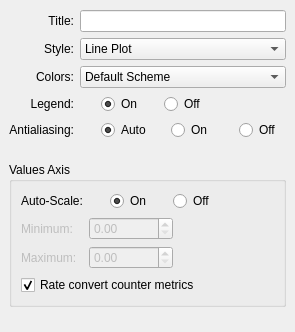
     <widget class="QWidget" name="Widget2" >
      <attribute name="title" >
       <string>Chart</string>
      </attribute>
      <layout class="QGridLayout" >
       <property name="margin" >
        <number>9</number>
       </property>
       <property name="spacing" >
        <number>6</number>
       </property>
       <item row="0" column="0" >
        <layout class="QVBoxLayout" >
         <property name="margin" >
          <number>0</number>
         </property>
         <property name="spacing" >
          <number>6</number>
         </property>
         <item>
          <spacer>
           <property name="orientation" >
            <enum>Qt::Vertical</enum>
           </property>
           <property name="sizeType" >
            <enum>QSizePolicy::Fixed</enum>
           </property>
           <property name="sizeHint" >
            <size>
             <width>20</width>
             <height>1</height>
            </size>
           </property>
          </spacer>
         </item>
         <item>
          <layout class="QGridLayout" >
           <property name="margin" >
            <number>0</number>
           </property>
           <property name="spacing" >
            <number>6</number>
           </property>
           <item row="2" column="1" >
            <widget class="QComboBox" name="colorSchemeComboBox" >
             <property name="whatsThis" >
              <string>Drop down llist of available color schemes.  The color scheme determines the initial color for each new plot added to a chart.</string>
             </property>
             <item>
              <property name="text" >
               <string>Default Scheme</string>
              </property>
             </item>
             <item>
              <property name="text" >
               <string>New Scheme...</string>
              </property>
             </item>
            </widget>
           </item>
           <item row="1" column="1" >
            <widget class="QComboBox" name="typeComboBox" >
             <property name="whatsThis" >
              <string>Drop down list of chart styles, specifying how the values in a chart should be displayed</string>
             </property>
             <item>
              <property name="text" >
               <string>Line Plot</string>
              </property>
             </item>
             <item>
              <property name="text" >
               <string>Bar Plot</string>
              </property>
             </item>
             <item>
              <property name="text" >
               <string>Stacked Bar</string>
              </property>
             </item>
             <item>
              <property name="text" >
               <string>Area Plot</string>
              </property>
             </item>
             <item>
              <property name="text" >
               <string>Utilization</string>
              </property>
             </item>
            </widget>
           </item>
           <item row="2" column="0" >
            <widget class="QLabel" name="colorSchemeLabel" >
             <property name="whatsThis" >
              <string>Drop down llist of available color schemes.  The color scheme determines the initial color for each new plot added to a chart.</string>
             </property>
             <property name="text" >
              <string>Colors:</string>
             </property>
             <property name="alignment" >
              <set>Qt::AlignRight|Qt::AlignTrailing|Qt::AlignVCenter</set>
             </property>
            </widget>
           </item>
           <item row="3" column="1" >
            <layout class="QHBoxLayout" >
             <property name="margin" >
              <number>0</number>
             </property>
             <property name="spacing" >
              <number>6</number>
             </property>
             <item>
              <spacer>
               <property name="orientation" >
                <enum>Qt::Horizontal</enum>
               </property>
               <property name="sizeType" >
                <enum>QSizePolicy::Fixed</enum>
               </property>
               <property name="sizeHint" >
                <size>
                 <width>21</width>
                 <height>20</height>
                </size>
               </property>
              </spacer>
             </item>
             <item>
              <widget class="QRadioButton" name="legendOn" >
               <property name="sizePolicy" >
                <sizepolicy>
                 <hsizetype>0</hsizetype>
                 <vsizetype>0</vsizetype>
                 <horstretch>0</horstretch>
                 <verstretch>0</verstretch>
                </sizepolicy>
               </property>
               <property name="whatsThis" >
                <string>Enables or disables the chart legend, which shows the mapping between plot names and colors</string>
               </property>
               <property name="text" >
                <string>On</string>
               </property>
               <property name="checked" >
                <bool>true</bool>
               </property>
               <property name="autoExclusive" >
                <bool>false</bool>
               </property>
              </widget>
             </item>
             <item>
              <spacer>
               <property name="orientation" >
                <enum>Qt::Horizontal</enum>
               </property>
               <property name="sizeType" >
                <enum>QSizePolicy::Fixed</enum>
               </property>
               <property name="sizeHint" >
                <size>
                 <width>16</width>
                 <height>20</height>
                </size>
               </property>
              </spacer>
             </item>
             <item>
              <widget class="QRadioButton" name="legendOff" >
               <property name="sizePolicy" >
                <sizepolicy>
                 <hsizetype>0</hsizetype>
                 <vsizetype>0</vsizetype>
                 <horstretch>0</horstretch>
                 <verstretch>0</verstretch>
                </sizepolicy>
               </property>
               <property name="whatsThis" >
                <string>Enables or disables the chart legend, which  shows the mapping between plot names and colors</string>
               </property>
               <property name="text" >
                <string>Off</string>
               </property>
               <property name="autoExclusive" >
                <bool>false</bool>
               </property>
              </widget>
             </item>
             <item>
              <spacer>
               <property name="orientation" >
                <enum>Qt::Horizontal</enum>
               </property>
               <property name="sizeHint" >
                <size>
                 <width>40</width>
                 <height>20</height>
                </size>
               </property>
              </spacer>
             </item>
            </layout>
           </item>
           <item row="3" column="0" >
            <widget class="QLabel" name="legendTextLabel" >
             <property name="whatsThis" >
              <string>Enables or disables the chart legend, which  shows the mapping between plot names and colors</string>
             </property>
             <property name="text" >
              <string>Legend:</string>
             </property>
             <property name="alignment" >
              <set>Qt::AlignRight|Qt::AlignTrailing|Qt::AlignVCenter</set>
             </property>
             <property name="wordWrap" >
              <bool>false</bool>
             </property>
            </widget>
           </item>
           <item row="4" column="0" >
            <widget class="QLabel" name="antiAliasingTextLabel" >
             <property name="whatsThis" >
              <string>Enable or disable chart rendering with antialiasing.  This affects the way in which charts are drawn, in particular line plots are less "blocky" when rendered this way.  Also, the black like around bar plots are drawn more accurately with antialiasing enabled.</string>
             </property>
             <property name="text" >
              <string>Antialiasing:</string>
             </property>
             <property name="alignment" >
              <set>Qt::AlignRight|Qt::AlignTrailing|Qt::AlignVCenter</set>
             </property>
             <property name="wordWrap" >
              <bool>false</bool>
             </property>
            </widget>
           </item>
           <item row="4" column="1" >
            <layout class="QHBoxLayout" >
             <item>
              <spacer>
               <property name="orientation" >
                <enum>Qt::Horizontal</enum>
               </property>
               <property name="sizeType" >
                <enum>QSizePolicy::Fixed</enum>
               </property>
               <property name="sizeHint" >
                <size>
                 <width>21</width>
                 <height>20</height>
                </size>
               </property>
              </spacer>
             </item>
             <item>
              <widget class="QRadioButton" name="antiAliasingAuto" >
               <property name="sizePolicy" >
                <sizepolicy vsizetype="Fixed" hsizetype="Fixed" >
                 <horstretch>0</horstretch>
                 <verstretch>0</verstretch>
                </sizepolicy>
               </property>
               <property name="whatsThis" >
                <string>Enable or disable chart rendering with antialiasing automatically, based on the chart style chosen.  Line plots will be drawn anti-aliased as this gives a color exactly matching that requested, and bar plots are drawn anti-aliased so their outlines are correctly rendered.</string>
               </property>
               <property name="text" >
                <string>Auto</string>
               </property>
               <property name="checked" >
                <bool>true</bool>
               </property>
               <property name="autoExclusive" >
                <bool>false</bool>
               </property>
              </widget>
             </item>
             <item>
              <spacer>
               <property name="orientation" >
                <enum>Qt::Horizontal</enum>
               </property>
               <property name="sizeType" >
                <enum>QSizePolicy::Fixed</enum>
               </property>
               <property name="sizeHint" >
                <size>
                 <width>14</width>
                 <height>20</height>
                </size>
               </property>
              </spacer>
             </item>
             <item>
              <widget class="QRadioButton" name="antiAliasingOn" >
               <property name="sizePolicy" >
                <sizepolicy>
                 <hsizetype>0</hsizetype>
                 <vsizetype>0</vsizetype>
                 <horstretch>0</horstretch>
                 <verstretch>0</verstretch>
                </sizepolicy>
               </property>
               <property name="whatsThis" >
                <string>Enable or disable chart rendering with antialiasing.  This affects the way in which charts are drawn, in particular line plots are less "blocky" when rendered this way.  Also, the black like around bar plots are drawn more accurately with antialiasing enabled.</string>
               </property>
               <property name="text" >
                <string>On</string>
               </property>
               <property name="autoExclusive" >
                <bool>false</bool>
               </property>
              </widget>
             </item>
             <item>
              <spacer>
               <property name="orientation" >
                <enum>Qt::Horizontal</enum>
               </property>
               <property name="sizeType" >
                <enum>QSizePolicy::Fixed</enum>
               </property>
               <property name="sizeHint" >
                <size>
                 <width>21</width>
                 <height>20</height>
                </size>
               </property>
              </spacer>
             </item>
             <item>
              <widget class="QRadioButton" name="antiAliasingOff" >
               <property name="sizePolicy" >
                <sizepolicy>
                 <hsizetype>0</hsizetype>
                 <vsizetype>0</vsizetype>
                 <horstretch>0</horstretch>
                 <verstretch>0</verstretch>
                </sizepolicy>
               </property>
               <property name="whatsThis" >
                <string>Enable or disable chart rendering with antialiasing.  This affects the way in which charts are drawn, in particular line plots are less "blocky" when rendered this way.  Also, the black like around bar plots are drawn more accurately with antialiasing enabled.</string>
               </property>
               <property name="text" >
                <string>Off</string>
               </property>
               <property name="autoExclusive" >
                <bool>false</bool>
               </property>
              </widget>
             </item>
             <item>
              <spacer>
               <property name="orientation" >
                <enum>Qt::Horizontal</enum>
               </property>
               <property name="sizeHint" >
                <size>
                 <width>5</width>
                 <height>20</height>
                </size>
               </property>
              </spacer>
             </item>
            </layout>
           </item>
           <item row="0" column="1" >
            <widget class="QLineEdit" name="titleLineEdit" >
             <property name="whatsThis" >
              <string>Add or modifiy the chart title (description)</string>
             </property>
            </widget>
           </item>
           <item row="0" column="0" >
            <widget class="QLabel" name="titleTextLabel" >
             <property name="whatsThis" >
              <string>Add or modifiy the chart title (description)</string>
             </property>
             <property name="text" >
              <string>Title:</string>
             </property>
             <property name="alignment" >
              <set>Qt::AlignRight|Qt::AlignTrailing|Qt::AlignVCenter</set>
             </property>
             <property name="wordWrap" >
              <bool>false</bool>
             </property>
            </widget>
           </item>
           <item row="1" column="0" >
            <widget class="QLabel" name="styleLabel" >
             <property name="whatsThis" >
              <string>Drop down list of chart styles, specifying how the values in a chart should be displayed</string>
             </property>
             <property name="text" >
              <string>Style:</string>
             </property>
             <property name="alignment" >
              <set>Qt::AlignRight|Qt::AlignTrailing|Qt::AlignVCenter</set>
             </property>
             <property name="wordWrap" >
              <bool>false</bool>
             </property>
            </widget>
           </item>
          </layout>
         </item>
         <item>
          <spacer>
           <property name="orientation" >
            <enum>Qt::Vertical</enum>
           </property>
           <property name="sizeType" >
            <enum>QSizePolicy::Fixed</enum>
           </property>
           <property name="sizeHint" >
            <size>
             <width>20</width>
             <height>16</height>
            </size>
           </property>
          </spacer>
         </item>
         <item>
          <widget class="QGroupBox" name="yAxisGroupBox" >
           <property name="sizePolicy" >
            <sizepolicy>
             <hsizetype>7</hsizetype>
             <vsizetype>7</vsizetype>
             <horstretch>0</horstretch>
             <verstretch>0</verstretch>
            </sizepolicy>
           </property>
           <property name="whatsThis" >
            <string>When enabled, autoscaling causes the Values axis to be scaled based on the minimum and maximum observed values.  When disabled, the minimum and maximum points on the Values Axis specified here are always used (even if the values observed lie outside that range).</string>
           </property>
           <property name="title" >
            <string>Values Axis</string>
           </property>
           <layout class="QGridLayout" >
            <property name="margin" >
             <number>9</number>
            </property>
            <property name="spacing" >
             <number>6</number>
            </property>
            <item row="0" column="0" >
             <layout class="QGridLayout" >
              <property name="margin" >
               <number>0</number>
              </property>
              <property name="spacing" >
               <number>6</number>
              </property>
              <item row="2" column="0" >
               <widget class="QLabel" name="maxTextLabel" >
                <property name="enabled" >
                 <bool>false</bool>
                </property>
                <property name="text" >
                 <string>Maximum:</string>
                </property>
                <property name="wordWrap" >
                 <bool>false</bool>
                </property>
               </widget>
              </item>
              <item row="1" column="1" >
               <layout class="QHBoxLayout" >
                <property name="margin" >
                 <number>0</number>
                </property>
                <property name="spacing" >
                 <number>6</number>
                </property>
                <item>
                 <widget class="QDoubleSpinBox" name="yAxisMinimum" >
                  <property name="enabled" >
                   <bool>false</bool>
                  </property>
                  <property name="maximum" >
                   <double>1000000000.000000000000000</double>
                  </property>
                 </widget>
                </item>
                <item>
                 <spacer>
                  <property name="orientation" >
                   <enum>Qt::Horizontal</enum>
                  </property>
                  <property name="sizeHint" >
                   <size>
                    <width>40</width>
                    <height>20</height>
                   </size>
                  </property>
                 </spacer>
                </item>
               </layout>
              </item>
              <item row="1" column="0" >
               <widget class="QLabel" name="minTextLabel" >
                <property name="enabled" >
                 <bool>false</bool>
                </property>
                <property name="text" >
                 <string>Minimum:</string>
                </property>
                <property name="wordWrap" >
                 <bool>false</bool>
                </property>
               </widget>
              </item>
              <item row="0" column="1" >
               <layout class="QHBoxLayout" >
                <property name="margin" >
                 <number>0</number>
                </property>
                <property name="spacing" >
                 <number>6</number>
                </property>
                <item>
                 <spacer>
                  <property name="orientation" >
                   <enum>Qt::Horizontal</enum>
                  </property>
                  <property name="sizeType" >
                   <enum>QSizePolicy::Fixed</enum>
                  </property>
                  <property name="sizeHint" >
                   <size>
                    <width>21</width>
                    <height>20</height>
                   </size>
                  </property>
                 </spacer>
                </item>
                <item>
                 <widget class="QRadioButton" name="autoScaleOn" >
                  <property name="sizePolicy" >
                   <sizepolicy>
                    <hsizetype>0</hsizetype>
                    <vsizetype>0</vsizetype>
                    <horstretch>0</horstretch>
                    <verstretch>0</verstretch>
                   </sizepolicy>
                  </property>
                  <property name="text" >
                   <string>On</string>
                  </property>
                  <property name="checked" >
                   <bool>true</bool>
                  </property>
                 </widget>
                </item>
                <item>
                 <spacer>
                  <property name="orientation" >
                   <enum>Qt::Horizontal</enum>
                  </property>
                  <property name="sizeType" >
                   <enum>QSizePolicy::Fixed</enum>
                  </property>
                  <property name="sizeHint" >
                   <size>
                    <width>16</width>
                    <height>20</height>
                   </size>
                  </property>
                 </spacer>
                </item>
                <item>
                 <widget class="QRadioButton" name="autoScaleOff" >
                  <property name="sizePolicy" >
                   <sizepolicy>
                    <hsizetype>0</hsizetype>
                    <vsizetype>0</vsizetype>
                    <horstretch>0</horstretch>
                    <verstretch>0</verstretch>
                   </sizepolicy>
                  </property>
                  <property name="text" >
                   <string>Off</string>
                  </property>
                 </widget>
                </item>
                <item>
                 <spacer>
                  <property name="orientation" >
                   <enum>Qt::Horizontal</enum>
                  </property>
                  <property name="sizeHint" >
                   <size>
                    <width>40</width>
                    <height>20</height>
                   </size>
                  </property>
                 </spacer>
                </item>
               </layout>
              </item>
              <item row="2" column="1" >
               <layout class="QHBoxLayout" >
                <property name="margin" >
                 <number>0</number>
                </property>
                <property name="spacing" >
                 <number>6</number>
                </property>
                <item>
                 <widget class="QDoubleSpinBox" name="yAxisMaximum" >
                  <property name="enabled" >
                   <bool>false</bool>
                  </property>
                  <property name="maximum" >
                   <double>1000000000.000000000000000</double>
                  </property>
                 </widget>
                </item>
                <item>
                 <spacer>
                  <property name="orientation" >
                   <enum>Qt::Horizontal</enum>
                  </property>
                  <property name="sizeHint" >
                   <size>
                    <width>40</width>
                    <height>20</height>
                   </size>
                  </property>
                 </spacer>
                </item>
               </layout>
              </item>
              <item row="0" column="0" >
               <widget class="QLabel" name="autoScale" >
                <property name="sizePolicy" >
                 <sizepolicy>
                  <hsizetype>0</hsizetype>
                  <vsizetype>0</vsizetype>
                  <horstretch>0</horstretch>
                  <verstretch>0</verstretch>
                 </sizepolicy>
                </property>
                <property name="text" >
                 <string>Auto-Scale:</string>
                </property>
                <property name="wordWrap" >
                 <bool>false</bool>
                </property>
               </widget>
              </item>
             </layout>
            </item>
            <item row="1" column="0" >
             <widget class="QCheckBox" name="rateConvertCheckBox" >
              <property name="text" >
               <string>Rate convert counter metrics</string>
              </property>
              <property name="checked" >
               <bool>true</bool>
              </property>
             </widget>
            </item>
           </layout>
          </widget>
         </item>
         <item>
          <spacer>
           <property name="orientation" >
            <enum>Qt::Vertical</enum>
           </property>
           <property name="sizeType" >
            <enum>QSizePolicy::MinimumExpanding</enum>
           </property>
           <property name="sizeHint" >
            <size>
             <width>20</width>
             <height>16</height>
            </size>
           </property>
          </spacer>
         </item>
        </layout>
       </item>
      </layout>
     </widget>
